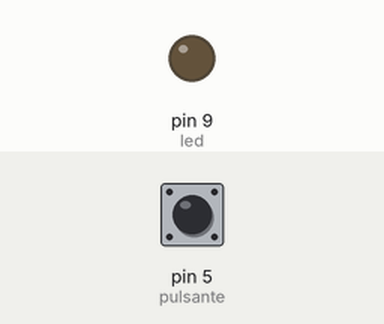
Bench run of a sketch on a simulated Arduino Uno, built with avr-gcc and run on an emulated ATmega328P. Parts: output pins drawn as LEDs (lit = HIGH). The test bench sets the inputs (shaded band); at power-on: pin 5 (pulsante) LOW.

Above: at 1.2 s.
1.3 s: pin 5 (pulsante) pulled HIGH for 0.15 s
At 2.37 s:
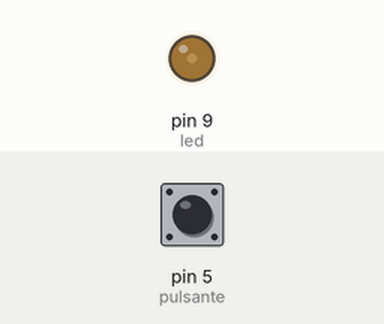
At 4.77 s:
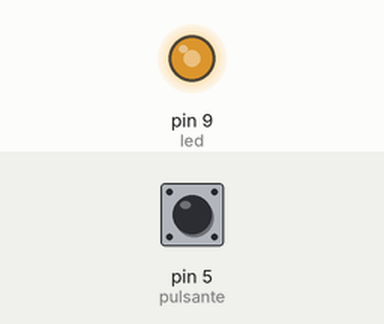
7.3 s: pin 5 (pulsante) pulled HIGH for 1 s
At 9.57 s:
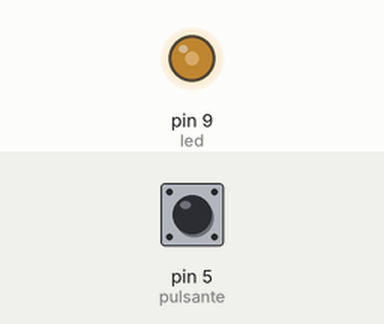
Timing chart, 0 to 13.9 s (numbered marks = the images above; inputs shaded):
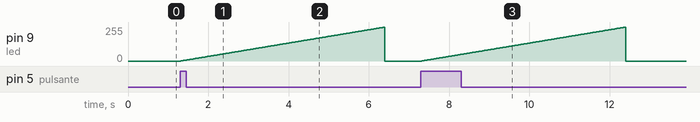

The sketch:

progetto.ino
```cpp
int led = 9;
int pulsante = 5;
int stato = 0;

void setup() {
  pinMode (led, OUTPUT);
  pinMode (pulsante, INPUT);
}

void loop() {
  // put your main code here, to run repeatedly:

  stato = digitalRead(pulsante);
  if (stato == 1) {
    for (int i = 0; i < 255; i++) {
      analogWrite(led, i);
      delay(20);
    }
  }
  else {
    digitalWrite(led, LOW);
  }
}
```

Measured:
- after the input at 1.3 s, pin 9 (led): rises from 0/255 to 254/255 in 5.1 s, then falls to 0/255 in 0.02 s
- after the input at 7.3 s, pin 9 (led): rises from 0/255 to 254/255 in 5.1 s, then falls to 0/255 in 0.02 s
